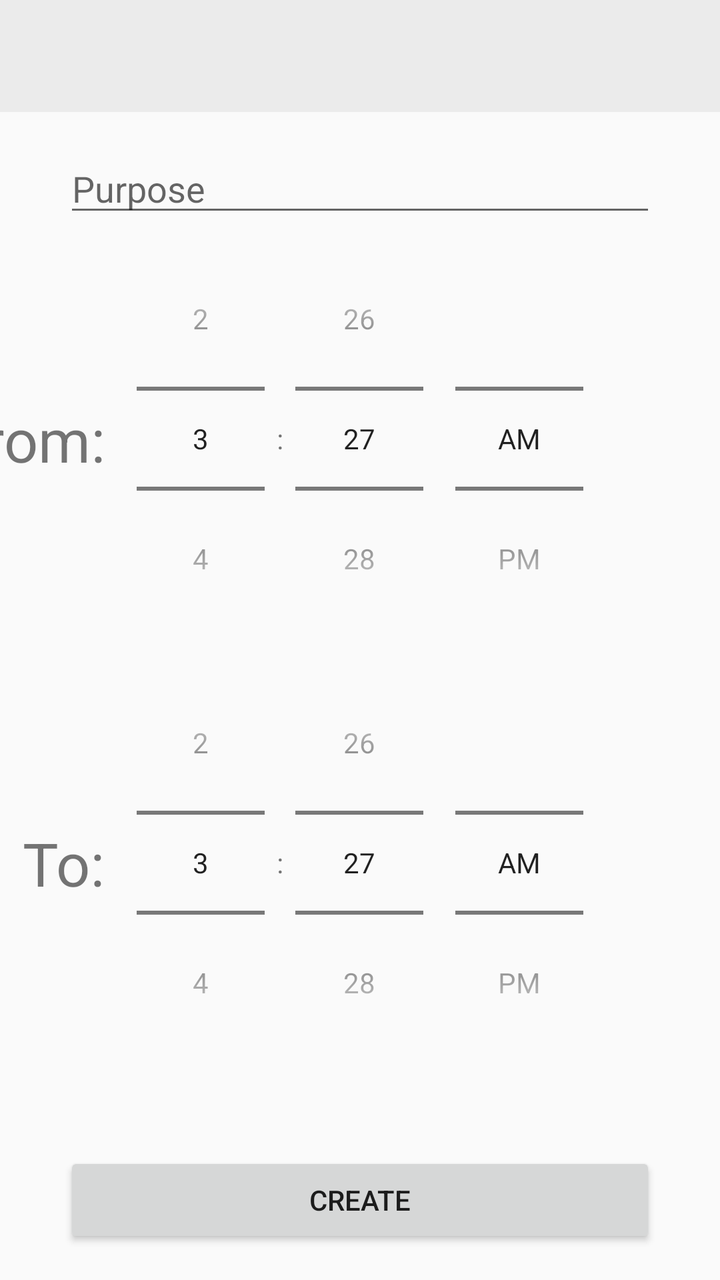
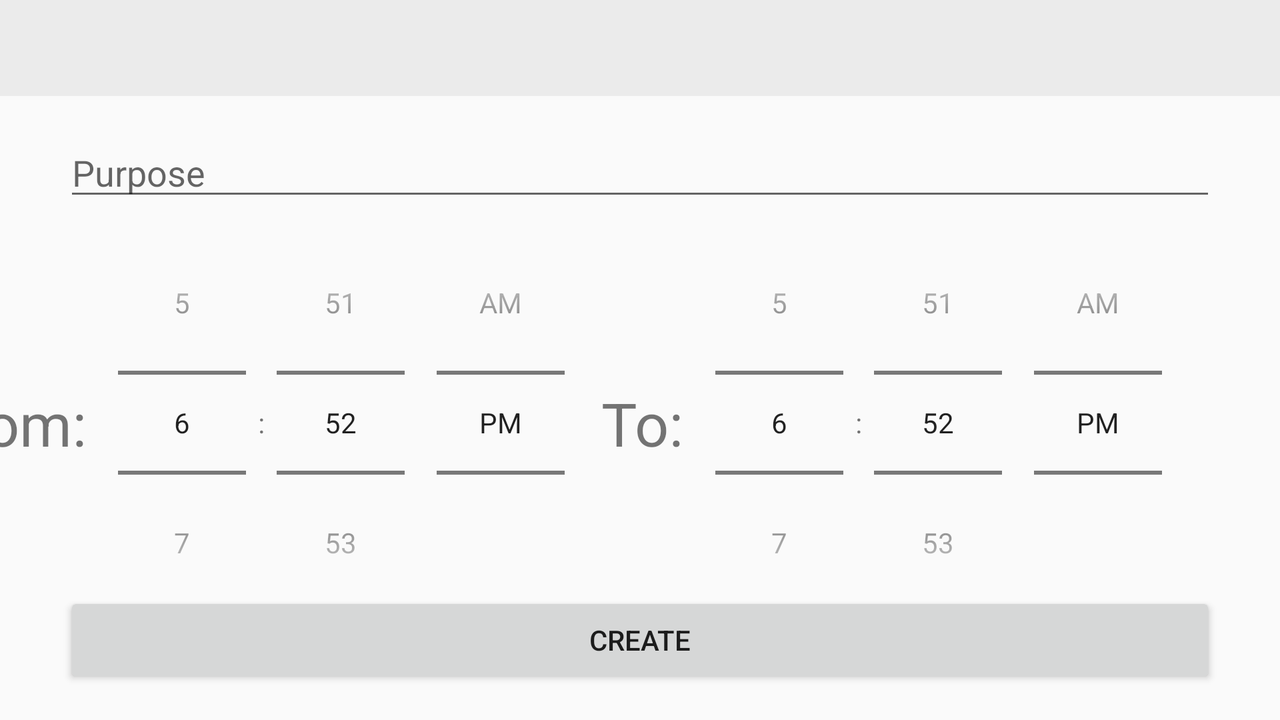

Two renders of one Android screen. The first uses the default layout on a phone; the second uses the alternative layout the repository ships for a different screen configuration, on a matching device. The two XML files are below.
<!-- AndroidManifest.xml: application theme AppTheme -->
<!-- res/layout/activity_create_reservation.xml -->
<?xml version="1.0" encoding="utf-8"?>
<androidx.constraintlayout.widget.ConstraintLayout xmlns:android="http://schemas.android.com/apk/res/android"
    xmlns:app="http://schemas.android.com/apk/res-auto"
    xmlns:tools="http://schemas.android.com/tools"
    android:layout_width="match_parent"
    android:layout_height="match_parent"
    tools:context=".CreateReservationActivity">

    <include
        layout="@layout/toolbar_main"
        android:id="@+id/toolbar_create_reservation" />

    <EditText
        android:id="@+id/reservation_purpose"
        android:inputType="text"
        android:layout_width="match_parent"
        android:layout_height="wrap_content"
        android:hint="@string/create_reservation_purpose"
        app:layout_constraintTop_toBottomOf="@id/toolbar_create_reservation"
        android:layout_marginHorizontal="32dp"
        android:layout_marginVertical="16dp"/>

    <TextView
        android:layout_width="wrap_content"
        android:layout_height="wrap_content"
        android:text="From:"
        android:textSize="30sp"
        app:layout_constraintEnd_toStartOf="@id/time_picker_from"
        app:layout_constraintTop_toTopOf="@id/time_picker_from"
        app:layout_constraintBottom_toBottomOf="@id/time_picker_from"/>

    <TimePicker
        android:id="@+id/time_picker_from"
        android:layout_width="wrap_content"
        android:layout_height="wrap_content"
        app:layout_constraintEnd_toEndOf="parent"
        app:layout_constraintStart_toStartOf="parent"
        app:layout_constraintTop_toBottomOf="@id/reservation_purpose"
        android:timePickerMode="spinner" />


    <TextView
        android:layout_width="wrap_content"
        android:layout_height="wrap_content"
        android:text="To:"
        android:textSize="30sp"
        app:layout_constraintEnd_toStartOf="@id/time_picker_from"
        app:layout_constraintTop_toTopOf="@id/time_picker_to"
        app:layout_constraintBottom_toBottomOf="@id/time_picker_to"/>

    <TimePicker
        android:id="@+id/time_picker_to"
        android:layout_width="wrap_content"
        android:layout_height="wrap_content"
        app:layout_constraintEnd_toEndOf="parent"
        app:layout_constraintStart_toStartOf="parent"
        app:layout_constraintTop_toBottomOf="@id/time_picker_from"
        android:timePickerMode="spinner" />


    <Button
        android:id="@+id/create_button"
        android:layout_width="match_parent"
        android:layout_height="wrap_content"
        android:text="@string/create_reservation_button"
        app:layout_constraintBottom_toBottomOf="parent"
        android:layout_marginHorizontal="32dp"
        android:layout_marginBottom="16dp"/>

</androidx.constraintlayout.widget.ConstraintLayout>
<!-- res/layout/toolbar_main.xml (included above) -->
<?xml version="1.0" encoding="utf-8"?>
<Toolbar
    xmlns:android="http://schemas.android.com/apk/res/android"
    android:layout_width="match_parent"
    android:layout_height="?attr/actionBarSize"
    android:background="@color/colorPrimary"/>
<!-- resources referenced by this layout -->
<resources>
  <color name="colorPrimary">#ebebeb</color>
  <string name="create_reservation_button">Create</string>
  <string name="create_reservation_purpose">Purpose</string>
  <style name="AppTheme" parent="Theme.AppCompat.Light.NoActionBar">
          
          <item name="colorPrimary">@color/colorPrimary</item>
          <item name="colorPrimaryDark">@color/colorPrimaryDark</item>
          <item name="colorAccent">@color/colorAccent</item>
      </style>
  <color name="colorPrimaryDark">#2d1b57</color>
  <color name="colorAccent">#5933b0</color>
</resources>
<!-- res/layout-land/activity_create_reservation.xml (the repository's variant of the layout above) -->
<!-- drawn on the phone turned sideways -->
<?xml version="1.0" encoding="utf-8"?>
<androidx.constraintlayout.widget.ConstraintLayout
    xmlns:android="http://schemas.android.com/apk/res/android"
    xmlns:app="http://schemas.android.com/apk/res-auto"
    android:layout_width="match_parent"
    android:layout_height="match_parent">

    <include
        layout="@layout/toolbar_main"
        android:id="@+id/toolbar_create_reservation" />

    <EditText
        android:id="@+id/reservation_purpose"
        android:inputType="text"
        android:layout_width="match_parent"
        android:layout_height="wrap_content"
        android:hint="@string/create_reservation_purpose"
        app:layout_constraintTop_toBottomOf="@id/toolbar_create_reservation"
        android:layout_marginHorizontal="32dp"
        android:layout_marginVertical="16dp"/>

    <TextView
        android:layout_width="wrap_content"
        android:layout_height="wrap_content"
        android:text="From:"
        android:textSize="30sp"
        app:layout_constraintEnd_toStartOf="@id/time_picker_from"
        app:layout_constraintTop_toTopOf="@id/time_picker_from"
        app:layout_constraintBottom_toBottomOf="@id/time_picker_from"/>

    <TimePicker
        android:id="@+id/time_picker_from"
        android:layout_width="wrap_content"
        android:layout_height="wrap_content"
        app:layout_constraintEnd_toStartOf="@id/time_picker_to"
        app:layout_constraintStart_toStartOf="parent"
        app:layout_constraintTop_toBottomOf="@id/reservation_purpose"
        android:timePickerMode="spinner" />

    <TextView
        android:layout_width="wrap_content"
        android:layout_height="wrap_content"
        android:text="To:"
        android:textSize="30sp"
        app:layout_constraintEnd_toStartOf="@id/time_picker_to"
        app:layout_constraintTop_toTopOf="@id/time_picker_to"
        app:layout_constraintBottom_toBottomOf="@id/time_picker_to"/>

    <TimePicker
        android:id="@+id/time_picker_to"
        android:layout_width="wrap_content"
        android:layout_height="wrap_content"
        app:layout_constraintEnd_toEndOf="parent"
        app:layout_constraintStart_toEndOf="@id/time_picker_from"
        app:layout_constraintTop_toBottomOf="@id/reservation_purpose"
        android:timePickerMode="spinner" />


    <Button
        android:id="@+id/create_button"
        android:layout_width="match_parent"
        android:layout_height="wrap_content"
        android:text="@string/create_reservation_button"
        app:layout_constraintBottom_toBottomOf="parent"
        android:layout_marginHorizontal="32dp"
        android:layout_marginBottom="16dp"/>

</androidx.constraintlayout.widget.ConstraintLayout>
